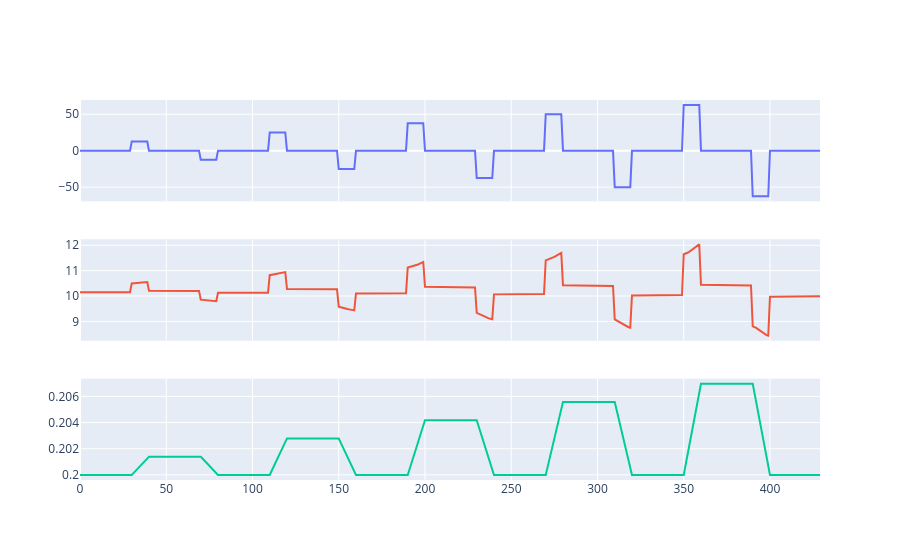

The notebook cell this image was saved under:
### Code cell
fig = make_subplots(rows=3, cols=1, shared_xaxes=True)
fig.add_trace(
    go.Scatter(x=sim.t, y=sim.module_current),
    row=1,
    col=1,
)
fig.add_trace(
    go.Scatter(x=sim.t, y=sim.module_voltage),
    row=2,
    col=1,
)
fig.add_trace(
    go.Scatter(x=sim.t, y=sim.module_soc),
    row=3,
    col=1,
)
fig.update_layout(showlegend=False)
fig.show()

### Figure 1 — Plotly figure (JSON) as saved in the notebook; plotly's stock layout.template omitted (floating-point values rounded to 4 significant figures; data arrays with more than 128 entries replaced by an {"elided": "..."} marker saying what was removed)
{"data": [{"type": "scatter", "x": {"elided": "430 int values"}, "xaxis": "x", "y": {"elided": "430 float values"}, "yaxis": "y"}, {"type": "scatter", "x": {"elided": "430 int values"}, "xaxis": "x2", "y": {"elided": "430 float values"}, "yaxis": "y2"}, {"type": "scatter", "x": {"elided": "430 int values"}, "xaxis": "x3", "y": {"elided": "430 float values"}, "yaxis": "y3"}], "layout": {"showlegend": false, "xaxis": {"anchor": "y", "domain": [0, 1], "matches": "x3", "showticklabels": false}, "xaxis2": {"anchor": "y2", "domain": [0, 1], "matches": "x3", "showticklabels": false}, "xaxis3": {"anchor": "y3", "domain": [0, 1]}, "yaxis": {"anchor": "x", "domain": [0.7333, 1]}, "yaxis2": {"anchor": "x2", "domain": [0.3667, 0.6333]}, "yaxis3": {"anchor": "x3", "domain": [0, 0.2667]}}}
